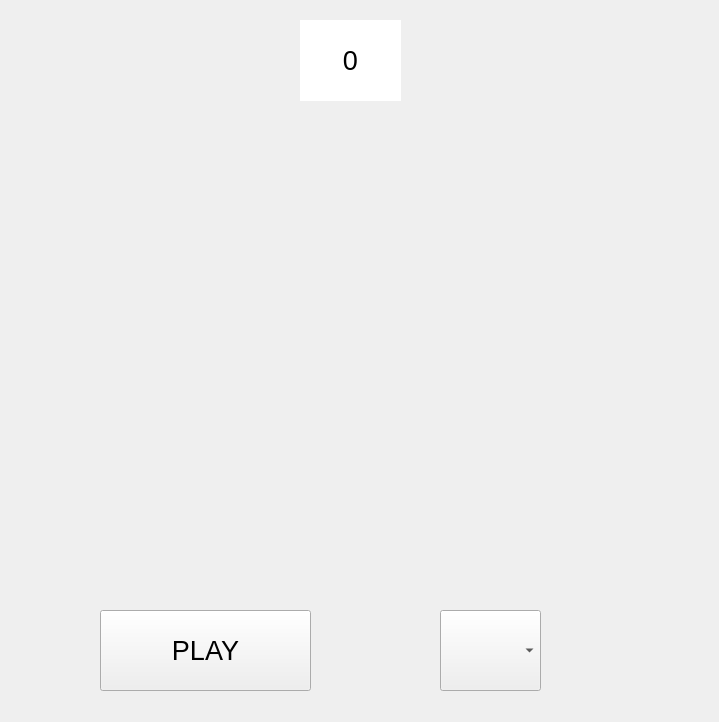
<?xml version="1.0" encoding="UTF-8"?>
<ui version="4.0">
 <class>GameWindow</class>
 <widget class="QMainWindow" name="GameWindow">
  <property name="geometry">
   <rect>
    <x>0</x>
    <y>0</y>
    <width>719</width>
    <height>722</height>
   </rect>
  </property>
  <property name="windowTitle">
   <string>GameWindow</string>
  </property>
  <widget class="QWidget" name="centralWidget">
   <widget class="QWidget" name="gridLayoutWidget">
    <property name="geometry">
     <rect>
      <x>70</x>
      <y>110</y>
      <width>571</width>
      <height>481</height>
     </rect>
    </property>
    <layout class="QGridLayout" name="fieldGridLayout">
     <item row="3" column="0">
      <widget class="QLabel" name="Field3_0">
       <property name="text">
        <string/>
       </property>
       <property name="pixmap">
        <pixmap>ressources/FieldIcon.png</pixmap>
       </property>
       <property name="alignment">
        <set>Qt::AlignCenter</set>
       </property>
      </widget>
     </item>
     <item row="0" column="0">
      <widget class="QLabel" name="Field0_0">
       <property name="text">
        <string/>
       </property>
       <property name="pixmap">
        <pixmap>ressources/FieldIcon.png</pixmap>
       </property>
       <property name="alignment">
        <set>Qt::AlignCenter</set>
       </property>
      </widget>
     </item>
     <item row="3" column="2">
      <widget class="QLabel" name="Field3_2">
       <property name="text">
        <string/>
       </property>
       <property name="pixmap">
        <pixmap>ressources/FieldIcon.png</pixmap>
       </property>
       <property name="alignment">
        <set>Qt::AlignCenter</set>
       </property>
      </widget>
     </item>
     <item row="1" column="1">
      <widget class="QLabel" name="Field1_1">
       <property name="text">
        <string/>
       </property>
       <property name="pixmap">
        <pixmap>ressources/FieldIcon.png</pixmap>
       </property>
       <property name="alignment">
        <set>Qt::AlignCenter</set>
       </property>
      </widget>
     </item>
     <item row="2" column="3">
      <widget class="QLabel" name="Field2_3">
       <property name="text">
        <string/>
       </property>
       <property name="pixmap">
        <pixmap>ressources/FieldIcon.png</pixmap>
       </property>
       <property name="alignment">
        <set>Qt::AlignCenter</set>
       </property>
      </widget>
     </item>
     <item row="0" column="2">
      <widget class="QLabel" name="Field0_2">
       <property name="text">
        <string/>
       </property>
       <property name="pixmap">
        <pixmap>ressources/FieldIcon.png</pixmap>
       </property>
       <property name="alignment">
        <set>Qt::AlignCenter</set>
       </property>
      </widget>
     </item>
     <item row="2" column="2">
      <widget class="QLabel" name="Field2_2">
       <property name="text">
        <string/>
       </property>
       <property name="pixmap">
        <pixmap>ressources/FieldIcon.png</pixmap>
       </property>
       <property name="alignment">
        <set>Qt::AlignCenter</set>
       </property>
      </widget>
     </item>
     <item row="1" column="0">
      <widget class="QLabel" name="Field1_0">
       <property name="text">
        <string/>
       </property>
       <property name="pixmap">
        <pixmap>ressources/FieldIcon.png</pixmap>
       </property>
       <property name="alignment">
        <set>Qt::AlignCenter</set>
       </property>
      </widget>
     </item>
     <item row="3" column="3">
      <widget class="QLabel" name="Field3_3">
       <property name="text">
        <string/>
       </property>
       <property name="pixmap">
        <pixmap>ressources/FieldIcon.png</pixmap>
       </property>
       <property name="alignment">
        <set>Qt::AlignCenter</set>
       </property>
      </widget>
     </item>
     <item row="1" column="3">
      <widget class="QLabel" name="Field1_3">
       <property name="text">
        <string/>
       </property>
       <property name="pixmap">
        <pixmap>ressources/FieldIcon.png</pixmap>
       </property>
       <property name="alignment">
        <set>Qt::AlignCenter</set>
       </property>
      </widget>
     </item>
     <item row="0" column="1">
      <widget class="QLabel" name="Field0_1">
       <property name="text">
        <string/>
       </property>
       <property name="pixmap">
        <pixmap>ressources/FieldIcon.png</pixmap>
       </property>
       <property name="alignment">
        <set>Qt::AlignCenter</set>
       </property>
      </widget>
     </item>
     <item row="2" column="1">
      <widget class="QLabel" name="Field2_1">
       <property name="text">
        <string/>
       </property>
       <property name="pixmap">
        <pixmap>ressources/FieldIcon.png</pixmap>
       </property>
       <property name="alignment">
        <set>Qt::AlignCenter</set>
       </property>
      </widget>
     </item>
     <item row="1" column="2">
      <widget class="QLabel" name="Field1_2">
       <property name="text">
        <string/>
       </property>
       <property name="pixmap">
        <pixmap>ressources/FieldIcon.png</pixmap>
       </property>
       <property name="alignment">
        <set>Qt::AlignCenter</set>
       </property>
      </widget>
     </item>
     <item row="2" column="0">
      <widget class="QLabel" name="Field2_0">
       <property name="text">
        <string/>
       </property>
       <property name="pixmap">
        <pixmap>ressources/FieldIcon.png</pixmap>
       </property>
       <property name="alignment">
        <set>Qt::AlignCenter</set>
       </property>
      </widget>
     </item>
     <item row="3" column="4">
      <widget class="QLabel" name="Field3_4">
       <property name="text">
        <string/>
       </property>
       <property name="pixmap">
        <pixmap>ressources/FieldIcon.png</pixmap>
       </property>
       <property name="alignment">
        <set>Qt::AlignCenter</set>
       </property>
      </widget>
     </item>
     <item row="1" column="4">
      <widget class="QLabel" name="Field1_4">
       <property name="text">
        <string/>
       </property>
       <property name="pixmap">
        <pixmap>ressources/FieldIcon.png</pixmap>
       </property>
       <property name="alignment">
        <set>Qt::AlignCenter</set>
       </property>
      </widget>
     </item>
     <item row="2" column="4">
      <widget class="QLabel" name="Field2_4">
       <property name="text">
        <string/>
       </property>
       <property name="pixmap">
        <pixmap>ressources/FieldIcon.png</pixmap>
       </property>
       <property name="alignment">
        <set>Qt::AlignCenter</set>
       </property>
      </widget>
     </item>
     <item row="3" column="1">
      <widget class="QLabel" name="Field3_1">
       <property name="text">
        <string/>
       </property>
       <property name="pixmap">
        <pixmap>ressources/FieldIcon.png</pixmap>
       </property>
       <property name="alignment">
        <set>Qt::AlignCenter</set>
       </property>
      </widget>
     </item>
     <item row="0" column="3">
      <widget class="QLabel" name="Field0_3">
       <property name="text">
        <string/>
       </property>
       <property name="pixmap">
        <pixmap>ressources/FieldIcon.png</pixmap>
       </property>
       <property name="alignment">
        <set>Qt::AlignCenter</set>
       </property>
      </widget>
     </item>
     <item row="0" column="4">
      <widget class="QLabel" name="Field0_4">
       <property name="text">
        <string/>
       </property>
       <property name="pixmap">
        <pixmap>ressources/FieldIcon.png</pixmap>
       </property>
       <property name="alignment">
        <set>Qt::AlignCenter</set>
       </property>
      </widget>
     </item>
     <item row="4" column="0">
      <widget class="QLabel" name="Field4_0">
       <property name="text">
        <string/>
       </property>
       <property name="pixmap">
        <pixmap>ressources/FieldIcon.png</pixmap>
       </property>
       <property name="alignment">
        <set>Qt::AlignCenter</set>
       </property>
      </widget>
     </item>
     <item row="4" column="1">
      <widget class="QLabel" name="Field4_1">
       <property name="text">
        <string/>
       </property>
       <property name="pixmap">
        <pixmap>ressources/FieldIcon.png</pixmap>
       </property>
       <property name="alignment">
        <set>Qt::AlignCenter</set>
       </property>
      </widget>
     </item>
     <item row="4" column="2">
      <widget class="QLabel" name="Field4_2">
       <property name="text">
        <string/>
       </property>
       <property name="pixmap">
        <pixmap>ressources/FieldIcon.png</pixmap>
       </property>
       <property name="alignment">
        <set>Qt::AlignCenter</set>
       </property>
      </widget>
     </item>
     <item row="4" column="3">
      <widget class="QLabel" name="Field4_3">
       <property name="text">
        <string/>
       </property>
       <property name="pixmap">
        <pixmap>ressources/FieldIcon.png</pixmap>
       </property>
       <property name="alignment">
        <set>Qt::AlignCenter</set>
       </property>
      </widget>
     </item>
     <item row="4" column="4">
      <widget class="QLabel" name="Field4_4">
       <property name="text">
        <string/>
       </property>
       <property name="pixmap">
        <pixmap>ressources/FieldIcon.png</pixmap>
       </property>
       <property name="alignment">
        <set>Qt::AlignCenter</set>
       </property>
      </widget>
     </item>
    </layout>
   </widget>
   <widget class="QPushButton" name="playButton">
    <property name="geometry">
     <rect>
      <x>100</x>
      <y>610</y>
      <width>211</width>
      <height>81</height>
     </rect>
    </property>
    <property name="font">
     <font>
      <pointsize>20</pointsize>
     </font>
    </property>
    <property name="text">
     <string>PLAY</string>
    </property>
   </widget>
   <widget class="QComboBox" name="obstaclesComboBox">
    <property name="geometry">
     <rect>
      <x>440</x>
      <y>610</y>
      <width>101</width>
      <height>81</height>
     </rect>
    </property>
    <property name="font">
     <font>
      <pointsize>20</pointsize>
     </font>
    </property>
   </widget>
   <widget class="QLabel" name="pointsLabel">
    <property name="geometry">
     <rect>
      <x>300</x>
      <y>20</y>
      <width>101</width>
      <height>81</height>
     </rect>
    </property>
    <property name="font">
     <font>
      <pointsize>20</pointsize>
     </font>
    </property>
    <property name="styleSheet">
     <string notr="true">QLabel
{
	background-color: white
}</string>
    </property>
    <property name="text">
     <string>0</string>
    </property>
    <property name="alignment">
     <set>Qt::AlignCenter</set>
    </property>
   </widget>
  </widget>
 </widget>
 <layoutdefault spacing="6" margin="11"/>
 <resources/>
 <connections/>
</ui>
